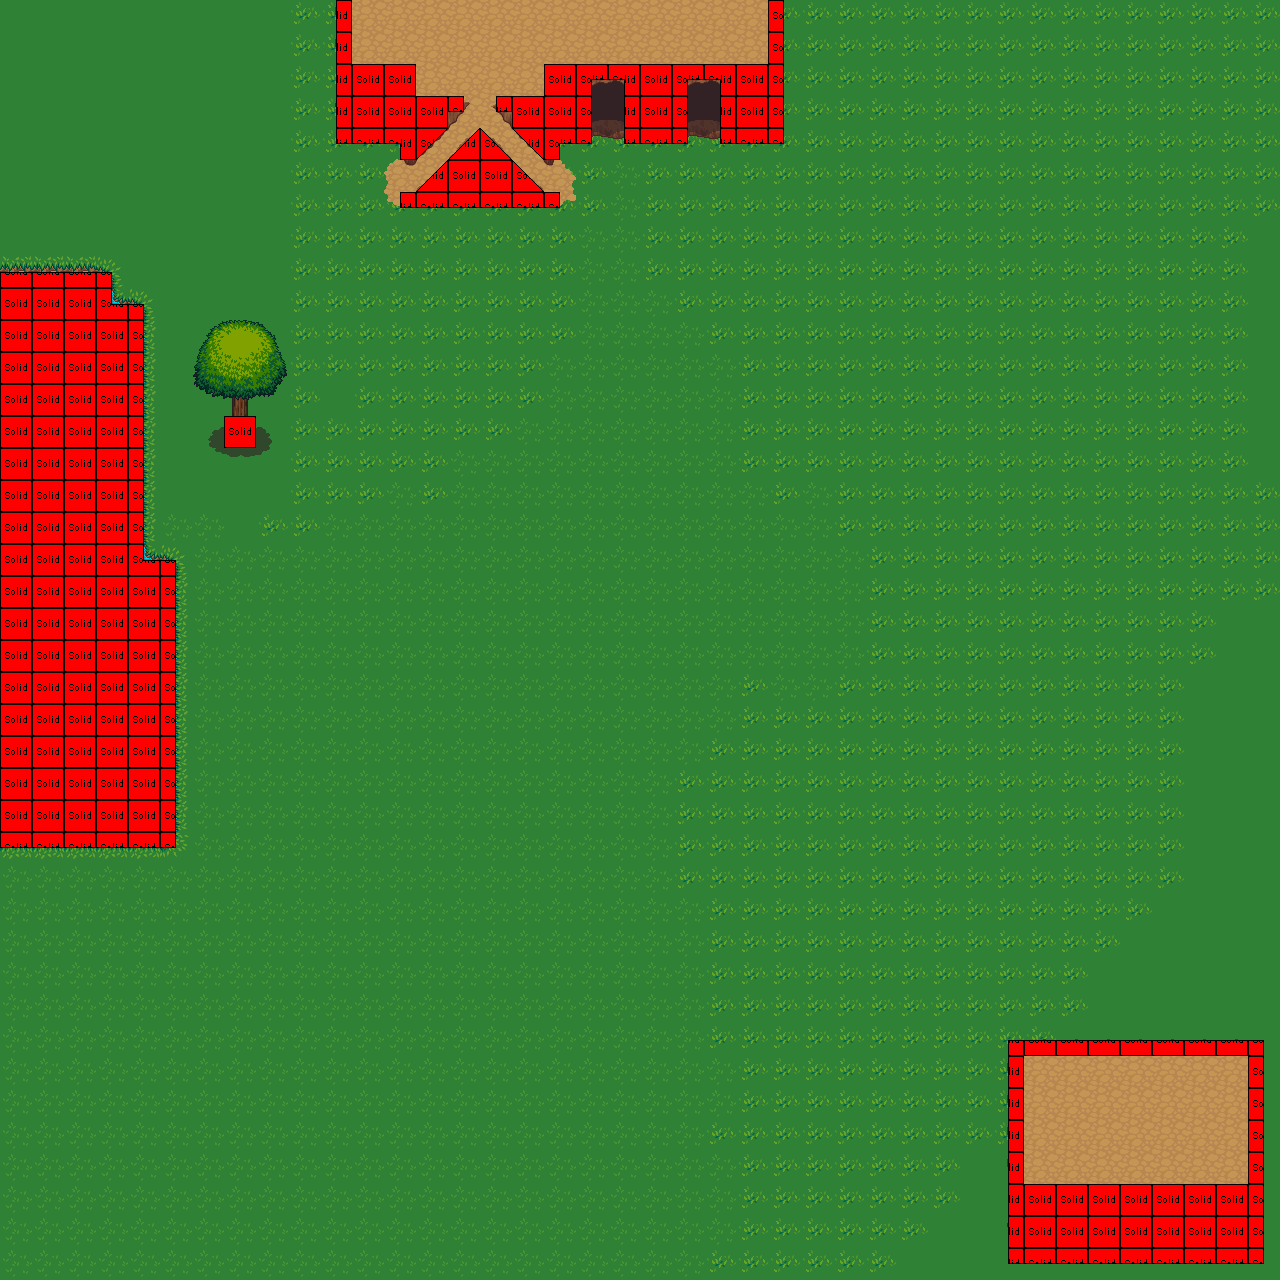

A level layout from a 2D game, rendered from its tile map. Below: a short description, then the map file with tile-grid data replaced by summaries:
An orthogonal 40x40 tile map with 32x32 px tiles, 5 tile layers (Calque 3, Calque 4, Calque 5, Calque 5, ...), 7 tilesets and 5 objects (5x teleport).

<map version="1.0" orientation="orthogonal" width="40" height="40" tilewidth="32" tileheight="32">
 <tileset firstgid="1" name="mountains" tilewidth="32" tileheight="32">
  <image source="tuile/mountains.png" width="384" height="288" />
 </tileset>
 <tileset firstgid="109" name="watergrass" tilewidth="32" tileheight="32">
  <image source="tuile/watergrass.png" width="96" height="192" />
 </tileset>
 <tileset firstgid="127" name="herbe" tilewidth="32" tileheight="32">
  <image source="tuile/herbe.png" width="96" height="192" />
 </tileset>
 <tileset firstgid="145" name="bridges" tilewidth="32" tileheight="32">
  <image source="tuile/bridges.png" width="192" height="224" />
 </tileset>
 <tileset firstgid="187" name="treetop" tilewidth="32" tileheight="32">
  <image source="tuile/treetop.png" width="192" height="224" />
 </tileset>
 <tileset firstgid="229" name="tronc" tilewidth="32" tileheight="32">
  <image source="tuile/tronc.png" width="192" height="96" />
 </tileset>
 <tileset firstgid="247" name="logic" tilewidth="32" tileheight="32">
  <image source="../perso/logic.png" width="160" height="160" />
 </tileset>
 <layer name="Calque 3" width="40" height="40">
  <data>[1600 cells, 1600 non-empty, 10 distinct tile ids]</data>
 </layer>
 <layer name="Calque 4" width="40" height="40">
  <data>[1600 cells, 155 non-empty, 23 distinct tile ids]</data>
 </layer>
 <layer name="Calque 5" width="40" height="40">
  <data>[1600 cells, 51 non-empty, 42 distinct tile ids]</data>
 </layer>
 <layer name="Calque 5" width="40" height="40">
  <data>[1600 cells, 1 non-empty, 1 distinct tile ids]</data>
 </layer>
 <layer name="logic" width="40" height="40">
  <data>[1600 cells, 204 non-empty, 16 distinct tile ids]</data>
 </layer>
 <objectgroup name="triger" width="40" height="40">
  <object name="entree1" type="teleport" x="682" y="89" width="44" height="50">
   <properties>
    <property name="dest-x" value="" />
    <property name="dest-y" value="" />
   </properties>
  </object>
  <object name="entree2" type="teleport" x="584" y="87" width="47" height="50">
   <properties>
    <property name="dest-x" value="32,406" />
    <property name="dest-y" value="34" />
   </properties>
  </object>
  <object name="entree1" type="teleport" gid="152" x="687" y="121">
   <properties>
    <property name="dest-x" value="36,656" />
    <property name="dest-y" value="34" />
   </properties>
  </object>
  <object name="sortie1" type="teleport" x="1173" y="1150" width="67" height="27">
   <properties>
    <property name="dest-x" value="21,312" />
    <property name="dest-y" value="3,5" />
   </properties>
  </object>
  <object name="sortie2" type="teleport" x="1037" y="1149" width="74" height="25">
   <properties>
    <property name="dest-x" value="18,250" />
    <property name="dest-y" value="3,5" />
   </properties>
  </object>
 </objectgroup>
</map>
